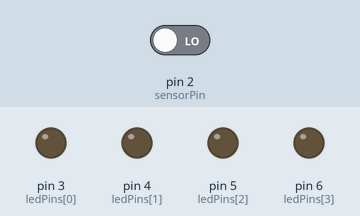
Bench run of a sketch on a simulated Arduino Uno, built with avr-gcc and run on an emulated ATmega328P. Parts: output pins drawn as LEDs (lit = HIGH). Inputs (shaded band) come from the test bench; at power-on: pin 2 (sensorPin) LOW.

Above: at 1.2 s.
1.3 s: pin 2 (sensorPin) driven HIGH
At 1.7 s:
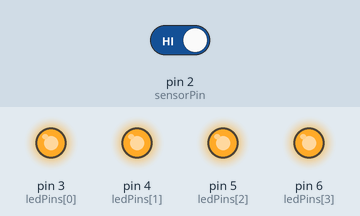
2.8 s: pin 2 (sensorPin) driven LOW
At 4.1 s:
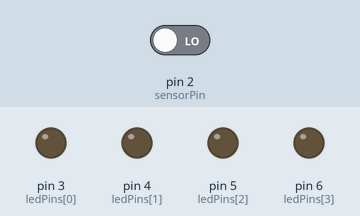
Timing chart, 0 to 5.8 s (numbered marks = the images above; inputs shaded):
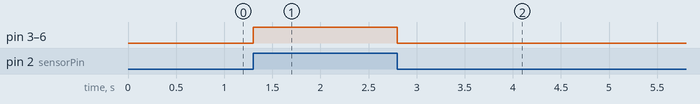

The sketch:

codigo_arduino.ino
```cpp
// Definimos los pines de los LEDs y el pin del sensor
const int ledPins[] = {3, 4, 5, 6}; // Pines donde están conectados los LEDs
const int numLeds = 4; // Número de LEDs
const int sensorPin = 2;

void setup() {
  // Configuramos los pines de los LEDs como salida
  for (int i = 0; i < numLeds; i++) {
    pinMode(ledPins[i], OUTPUT);
    digitalWrite(ledPins[i], LOW); // Aseguramos que los LEDs estén apagados al inicio
  }
  // Configuramos el pin del sensor como entrada
  pinMode(sensorPin, INPUT);
}

void loop() {
  // Leemos el estado del sensor
  int sensorValue = digitalRead(sensorPin);

  // Si el sensor detecta algo, encendemos los LEDs
  if (sensorValue == HIGH) {
    for (int i = 0; i < numLeds; i++) {
      digitalWrite(ledPins[i], HIGH);
    }
  } else {
    // Si el sensor no detecta nada, apagamos los LEDs
    for (int i = 0; i < numLeds; i++) {
      digitalWrite(ledPins[i], LOW);
    }
  }
}
```

Measured:
- after the input at 1.3 s, pin 3 (ledPins[0]), pin 4 (ledPins[1]), pin 5 (ledPins[2]), pin 6 (ledPins[3]): LOW → HIGH at once
- after the input at 2.8 s, pin 3 (ledPins[0]), pin 4 (ledPins[1]), pin 5 (ledPins[2]), pin 6 (ledPins[3]): HIGH → LOW at once
